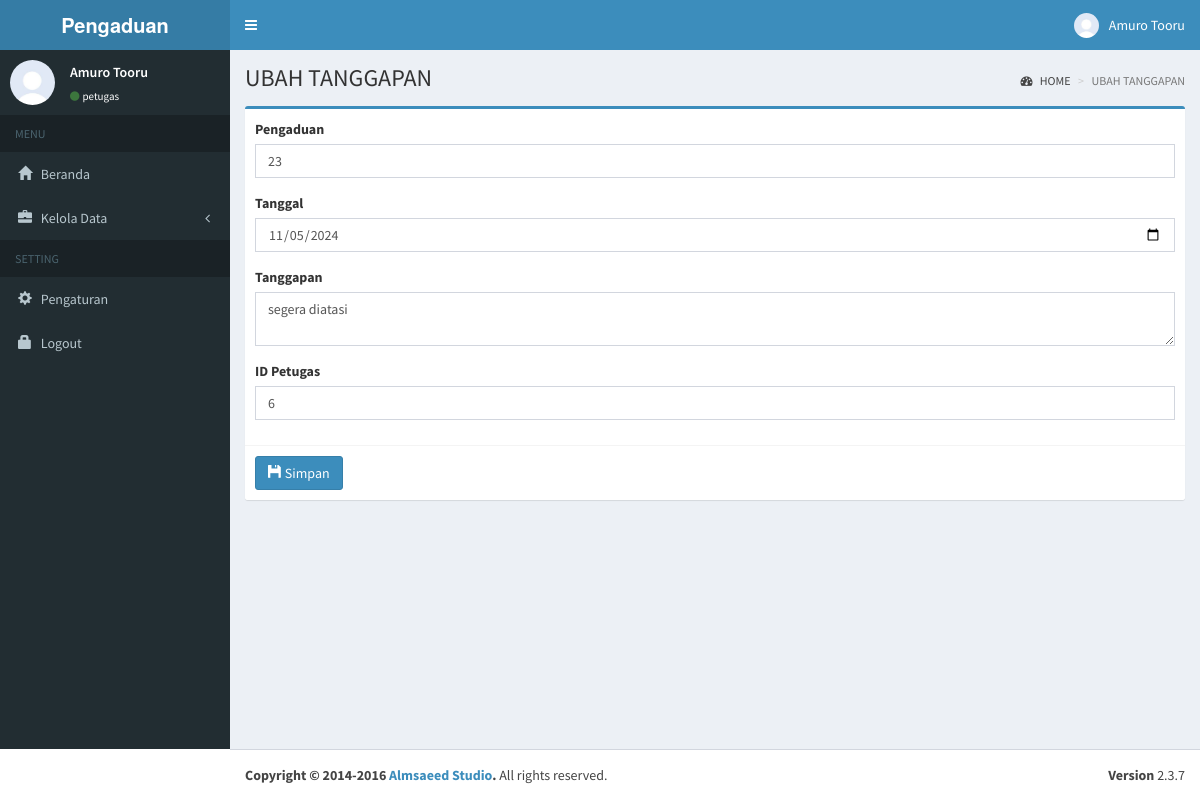
The page /index.php?page=ubah_tanggapan&id_tanggapan=24 (signed in) on the database its author committed.
### tables this page shows
CREATE TABLE `tanggapan` (
  `id_tanggapan` int(11) NOT NULL,
  `id_pengaduan` int(11) NOT NULL,
  `tgl_tanggapan` date NOT NULL,
  `tanggapan` text NOT NULL,
  `id_petugas` int(11) NOT NULL
);

### pages/tanggapan/ubah_tanggapan.php (the view, shortened to what this page needs)
<head>
</head>
<?php
include "conf/conn.php";
$query = mysqli_query($koneksi, "SELECT tanggapan.*, petugas.nama_petugas, pengaduan.isi_laporan FROM tanggapan
                INNER JOIN petugas ON tanggapan.id_petugas = petugas.id_petugas
                INNER JOIN pengaduan ON tanggapan.id_pengaduan = pengaduan.id_pengaduan
                ORDER BY tanggapan.id_tanggapan DESC") or die(mysqli_error($koneksi));
$row = mysqli_fetch_array($query)
?>
<div class="content-wrapper">
  <section class="content-header">
    <h1>
      UBAH TANGGAPAN
    </h1>
    <ol class="breadcrumb">
      <li><a href="index.php"><i class="fa fa-dashboard"></i> HOME</a></li>
      <li class="active">UBAH TANGGAPAN</li>
    </ol>
  </section>
  <section class="content">
    <div class="row">
      <div class="col-md-12">
        <div class="box box-primary">
          <form role="form" method="post" action="pages/tanggapan/ubah_tanggapan_proses.php">
            <div class="box-body">
              <div class="form-group">
                <label>Pengaduan</label>
                <input type="text" name="pengaduan" class="form-control pencarian-pengaduan" value="<?php echo $row['id_pengaduan']; ?>" required>
              </div>
              <div class="form-group">
                <label>Tanggal</label>
                <input type="date" name="tgl" class="form-control" value="<?php echo $row['tgl_tanggapan']; ?>" required>
              </div>
              <div class="form-group">
                <label>Tanggapan</label>
                <textarea name="tanggapan" class="form-control" required><?php echo $row['tanggapan']; ?></textarea>
              </div>
              <div class="form-group">
                <label>ID Petugas</label>
                <input type="text" name="id_petugas" class="form-control" value="<?php echo isset($row['id_petugas']) ? $row['id_petugas'] : ''; ?>" required>
              </div>
            </div>
            <div class="box-footer">
              <button type="submit" class="btn btn-primary" title="Simpan Data"> <i class="glyphicon glyphicon-floppy-disk"></i> Simpan</button>
            </div>
          </form>
        </div>
      </div>
    </div>
  </section>
</div>
</div>

### rows shown on the page
tanggapan: pengaduan "23", tgl "11/05/2024", tanggapan "segera diatasi", id_petugas "6"

### other values the page prints
$_SESSION["nama"] "Amuro Tooru"
$_SESSION["level"] "petugas"
